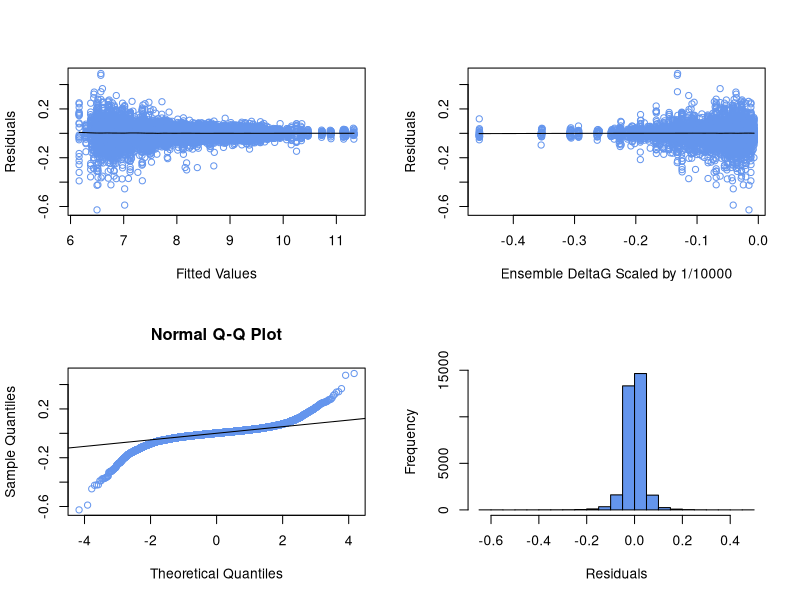

Write R code to recreate this figure. (Note: a time limit stopped this script after it produced the figure.)
## ---- chunk 1
knitr::opts_chunk$set(echo = TRUE)
## ---- chunk 2
library(car)
library(lme4)
library(reshape2)
## ---- chunk 3
response <- read.csv("n_PPR_1458_d.csv")
dataset <- melt(response, id.vars = "gene", variable.name = "strain", value.name = "PPR")
dataset$logPPR <- log(dataset$PPR)
## ---- chunk 4
explanatory0 <- read.csv('ensemble_fe_1458_30C.csv')
explanatory0 <- melt(explanatory0, id.vars = "gene", variable.name = "strain", value.name = "ensembleG")
dataset$ensembleG = explanatory0$ensembleG/10000
## ---- chunk 5
lmm0 <- lmer(logPPR ~ ensembleG + (1+ensembleG|gene), data=dataset, REML = FALSE, control = lmerControl(optimizer="bobyqa", optCtrl=list(maxfun=1e5)))
summary(lmm0)
## ---- chunk 6
confint(lmm0, parm="ensembleG", level=0.95)
## ---- chunk 7
lmm00 <- lmer(logPPR ~ (1+ensembleG|gene), data=dataset, REML = FALSE, control = lmerControl(optimizer="bobyqa", optCtrl=list(maxfun=1e5)))
anova(lmm0, lmm00)
## ---- chunk 8
par(mfrow=c(2,2))
res = residuals(lmm0)

scatter.smooth(fitted(lmm0), res, col='cornflowerblue', span=0.1, xlab='Fitted Values', ylab='Residuals')
scatter.smooth(dataset$ensembleG, res, col='cornflowerblue', span=0.1, xlab="Ensemble DeltaG Scaled by 1/10000", ylab='Residuals')
qqnorm(res, col='cornflowerblue')
qqline(res)
hist(res, main='', xlab='Residuals', ylab='Frequency', col='cornflowerblue')
rm(list = ls(all.names = TRUE))
## ---- chunk 9
response <- read.csv('n_PPR_1458_d.csv')
dataset <- melt(response, id.vars = "gene", variable.name = "strain", value.name = "PPR")
dataset$logPPR <- log(dataset$PPR)
## ---- chunk 10
explanatory1 <- read.csv('optimal_struc_mfe_1458_30C.csv')
explanatory1 <- melt(explanatory1, id.vars = "gene", variable.name = "strain", value.name = "optimalG")
dataset$optimalG <- explanatory1$optimalG/10000
## ---- chunk 11
lmm1 <- lmer(logPPR ~ optimalG + (1+optimalG|gene), data=dataset, REML = FALSE, control = lmerControl(optimizer="Nelder_Mead", optCtrl=list(maxfun=1e5)))
summary(lmm1)
## ---- chunk 12
confint(lmm1, parm="optimalG", level=0.95)
## ---- chunk 13
lmm01 <- lmer(logPPR ~ (1+optimalG|gene), data=dataset, REML = FALSE, control = lmerControl(optimizer="Nelder_Mead", optCtrl=list(maxfun=1e5)))
anova(lmm1, lmm01)
## ---- chunk 14
par(mfrow=c(2,2))
res = residuals(lmm1)

scatter.smooth(fitted(lmm1), res, col='cornflowerblue', span=0.1, xlab='Fitted Values', ylab='Residuals')
scatter.smooth(dataset$optimal, res, col='cornflowerblue', span=0.1, xlab="mfe DeltaG Scaled by 1/10000", ylab='Residuals')
qqnorm(res, col='cornflowerblue')
qqline(res)
hist(res, main='', xlab='Residuals', ylab='Frequency', col='cornflowerblue')
rm(list = ls(all.names = TRUE))
## ---- chunk 15
response <- read.csv('n_PPR_1458_d.csv')
dataset <- melt(response, id.vars = "gene", variable.name = "strain", value.name = "PPR")
dataset$logPPR <- log(dataset$PPR)
## ---- chunk 16
explanatory2 <- read.csv('mean_gene_bp_prob_1458_30C.csv')
explanatory2 <- melt(explanatory2, id.vars = "gene", variable.name = "strain", value.name = "bp_prob")
dataset$bp_prob <- explanatory2$bp_prob
## ---- chunk 17
lmm2 <- lmer(logPPR ~ bp_prob + (1+bp_prob|gene), data=dataset, REML = FALSE, control = lmerControl(optimizer="bobyqa", optCtrl=list(maxfun=1e5)))
summary(lmm2)
## ---- chunk 18
confint(lmm2, parm="bp_prob", level=0.95)
## ---- chunk 19
lmm02 <- lmer(logPPR ~ (1+bp_prob|gene), data=dataset, REML = FALSE, control = lmerControl(optimizer="bobyqa", optCtrl=list(maxfun=1e5)))
anova(lmm2, lmm02)
## ---- chunk 20
par(mfrow=c(2,2))
res = residuals(lmm2)

scatter.smooth(fitted(lmm2), res, col='cornflowerblue', span=0.1, xlab='Fitted Values', ylab='Residuals')
scatter.smooth(dataset$bp_prob, res, col='cornflowerblue', span=0.1, xlab="Mean Gene Basepair Probability", ylab='Residuals')
qqnorm(res, col='cornflowerblue')
qqline(res)
hist(res, main='', xlab='Residuals', ylab='Frequency', col='cornflowerblue')
rm(list = ls(all.names = TRUE))
